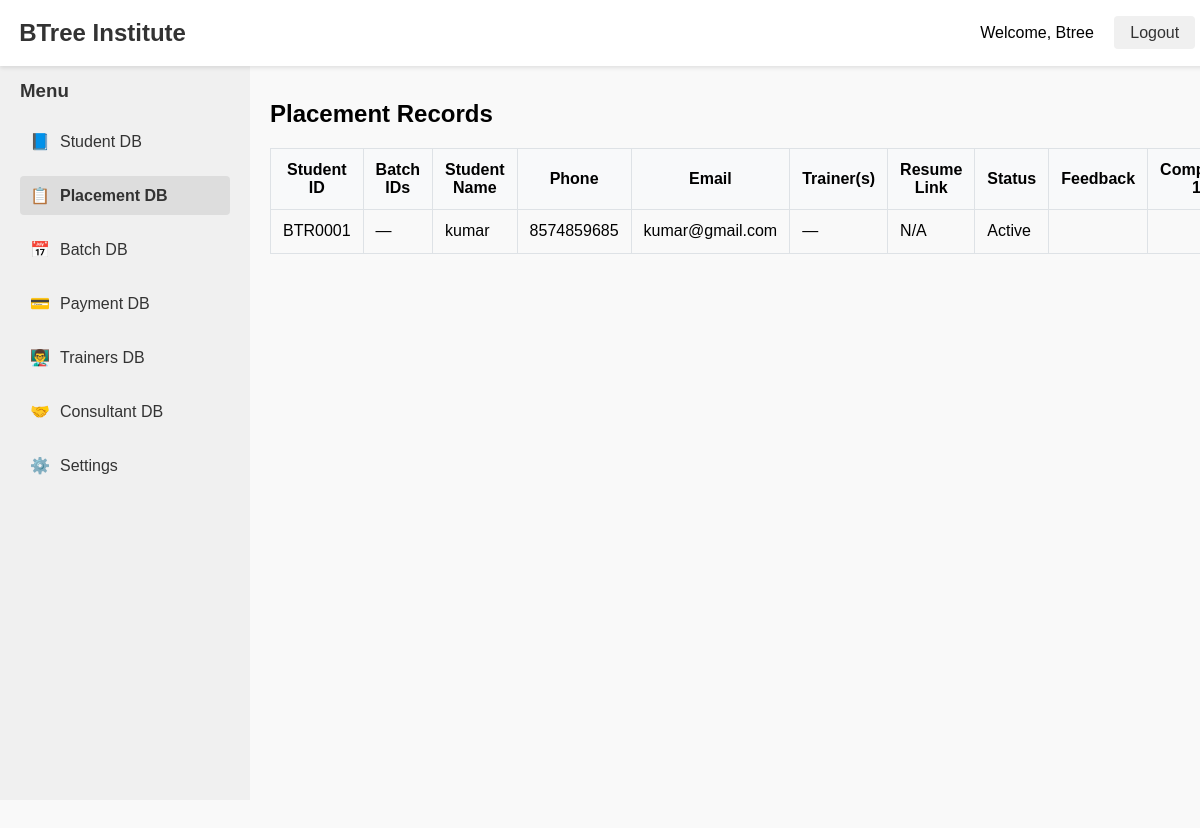
The app's page /placements/ (signed in), older data.
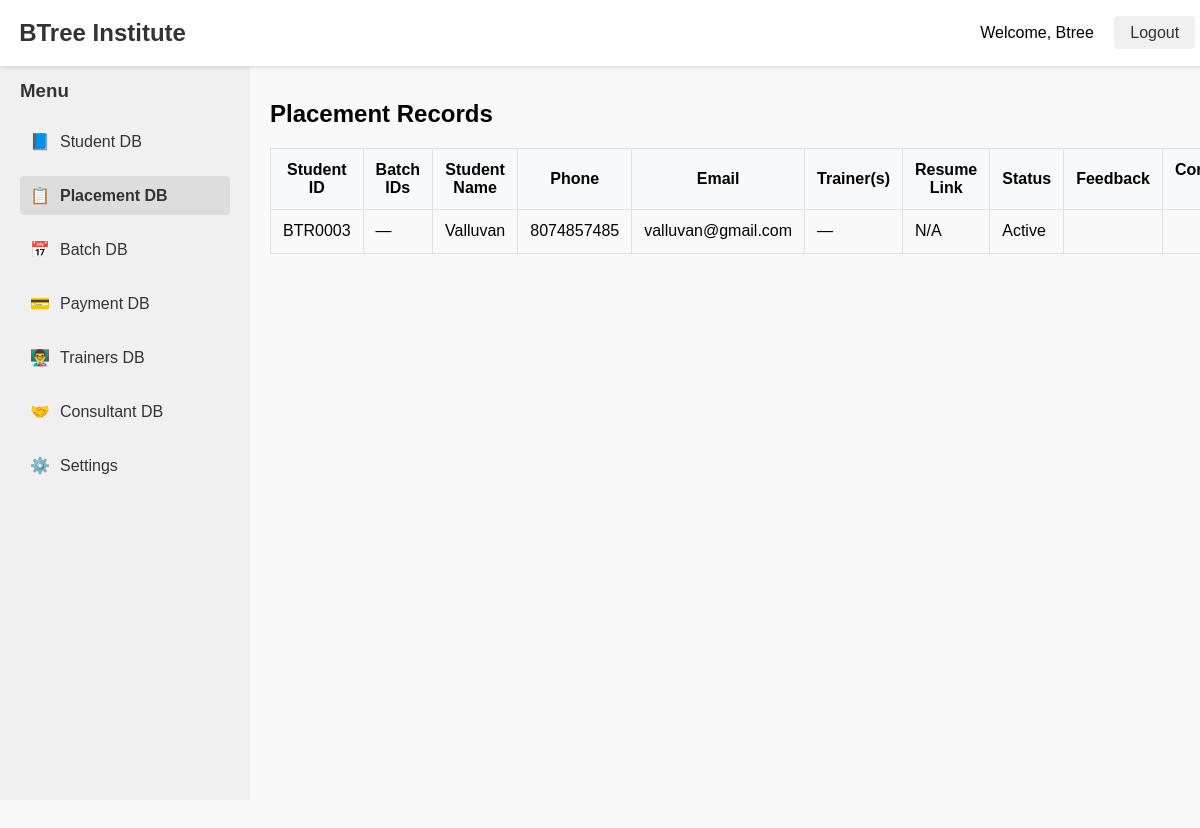
The same page, newer data.
### placementdb/models.py (models this page shows, shortened)
class Placement(models.Model):
    student = models.OneToOneField(Student, on_delete=models.CASCADE, related_name='placement')
    resume_link = models.URLField(blank=True)
    is_active = models.BooleanField(default=True)
    feedback = models.TextField(blank=True)
    company_1 = models.CharField(max_length=255, blank=True)
    company_2 = models.CharField(max_length=255, blank=True)
    company_3 = models.CharField(max_length=255, blank=True)
    company_4 = models.CharField(max_length=255, blank=True)
    company_5 = models.CharField(max_length=255, blank=True)

### studentsdb/models.py (models this page shows, shortened)
class Student(models.Model):
    MODE_CHOICES = [
        ('ON', 'Online'),
        ('OFF', 'Offline'),
    ]
    WEEK_TYPE = [
        ('WD', 'Weekday'),
        ('WE', 'Weekend'),
    ]
    student_id = models.CharField(max_length=10, unique=True, blank=True)
    name = models.CharField(max_length=100)
    phone = models.CharField(max_length=15)
    alternative_phone = models.CharField(max_length=15, null=True, blank=True)
    email = models.EmailField()
    trainer = models.ForeignKey('trainersdb.Trainer', on_delete=models.SET_NULL, null=True, blank=True)
    join_date = models.DateField(default=timezone.now)
    start_date = models.DateField(blank=True, null=True)
    tentative_end_date = models.DateField(blank=True, null=True)
    course_percentage = models.FloatField(default=0)
    pl_required = models.BooleanField(default=False)
    source_of_joining = models.ForeignKey(SourceOfJoining, on_delete=models.SET_NULL, null=True, blank=True)
    mode_of_class = models.CharField(max_length=3, choices=MODE_CHOICES)
    week_type = models.CharField(max_length=2, choices=WEEK_TYPE)
    consultant = models.ForeignKey(Consultant, on_delete=models.SET_NULL, null=True, blank=True)

### placementdb/views.py (the view)
# urls.py: path('', placement_list, name='placement_list'),
@login_required
def placement_list(request):
    placements = Placement.objects.select_related('student').all()
    return render(request, 'placementdb/placement_list.html', {
        'placements': placements
    })

### templates/placementdb/placement_list.html (shortened to what this page needs)
{% extends "base.html" %}
{% block content %}
<h2>Placement Records</h2>
<table border="1" cellpadding="5" cellspacing="0">
    <thead>
        <tr>
            <th>Student ID</th>
            <th>Batch IDs</th>
            <th>Student Name</th>
            <th>Phone</th>
            <th>Email</th>
            <th>Trainer(s)</th>
            <th>Resume Link</th>
            <th>Status</th>
            <th>Feedback</th>
            <th>Company 1</th>
        </tr>
    </thead>
    <tbody>
        {% for placement in placements %}
        <tr>
            <td>{{ placement.student.student_id }}</td>
            <td>
                {% if placement.student.batches.all %}
                    {% for batch in placement.student.batches.all %}
                        {{ batch.batch_id }}{% if not forloop.last %}, {% endif %}
                    {% endfor %}
                {% else %}
                    —
                {% endif %}
            </td>
            <td>{{ placement.student.name }}</td>
            <td>{{ placement.student.phone }}</td>
            <td>{{ placement.student.email }}</td>
            <td>
                {% if placement.student.batches.all %}
                    {% for batch in placement.student.batches.all %}
                        {% if batch.trainer %}
                            {{ batch.trainer.name }}{% if not forloop.last %}, {% endif %}
                        {% else %}
                            —{% if not forloop.last %}, {% endif %}
                        {% endif %}
                    {% endfor %}
                {% else %}
                    —
                {% endif %}
            </td>
            <td>
                {% if placement.resume_link %}
                    <a href="{{ placement.resume_link }}" target="_blank">View Resume</a>
                {% else %}
                    N/A
                {% endif %}
            </td>
            <td>{{ placement.is_active|yesno:"Active,Not Active" }}</td>
            <td>{{ placement.feedback }}</td>
            <td>{{ placement.company_1 }}</td>
        </tr>
        {% empty %}
        <tr><td colspan="15">No placement records found.</td></tr>
        {% endfor %}
    </tbody>
</table>
{% endblock %}

Row changes from the older to the newer data that the page shows:
removed Placement: student.student_id "BTR0001", student.name "kumar", student.phone "8574859685", student.email "kumar@gmail.com", resume_link "N/A", is_active "Active"
added Placement: student.student_id "BTR0003", student.name "Valluvan", student.phone "8074857485", student.email "valluvan@gmail.com", resume_link "N/A", is_active "Active"
